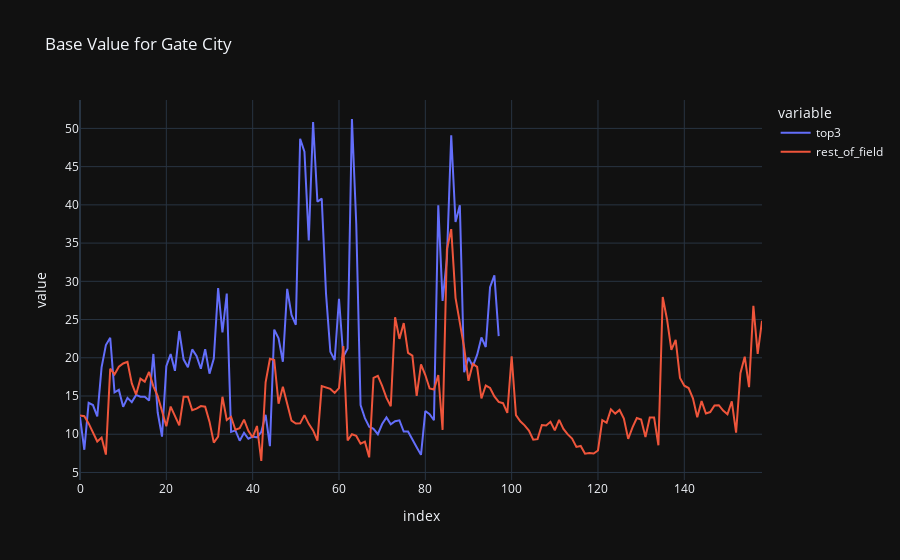

Notebook code cell kept with this figure:
### Code cell
import plotly.express as px
import plotly.graph_objects as go

fig = px.line(plot_df,y=['top3','rest_of_field'],title='Base Value for Gate City')
fig_widget = go.FigureWidget(fig)
fig_widget.show()

### Figure 1 — Plotly figure (JSON) as saved in the notebook; plotly's stock layout.template omitted (floating-point values rounded to 4 significant figures; data arrays with more than 128 entries replaced by an {"elided": "..."} marker saying what was removed)
{"data": [{"hovertemplate": "variable=top3<br>index=%{x}<br>value=%{y}<extra></extra>", "legendgroup": "top3", "line": {"color": "#636efa", "dash": "solid"}, "marker": {"symbol": "circle"}, "mode": "lines", "name": "top3", "orientation": "v", "showlegend": true, "x": {"elided": "159 int values"}, "xaxis": "x", "y": {"elided": "159 float values"}, "yaxis": "y", "type": "scatter", "uid": "13b5c4b8-0ece-4683-9973-33e311288d9a"}, {"hovertemplate": "variable=rest_of_field<br>index=%{x}<br>value=%{y}<extra></extra>", "legendgroup": "rest_of_field", "line": {"color": "#EF553B", "dash": "solid"}, "marker": {"symbol": "circle"}, "mode": "lines", "name": "rest_of_field", "orientation": "v", "showlegend": true, "x": {"elided": "159 int values"}, "xaxis": "x", "y": {"elided": "159 float values"}, "yaxis": "y", "type": "scatter", "uid": "e7cf3c2e-531c-43ef-8f0d-aa1c6d59b0c6"}], "layout": {"legend": {"title": {"text": "variable"}, "tracegroupgap": 0}, "title": {"text": "Base Value for Gate City"}, "xaxis": {"anchor": "y", "domain": [0.0, 1.0], "title": {"text": "index"}}, "yaxis": {"anchor": "x", "domain": [0.0, 1.0], "title": {"text": "value"}}}}
